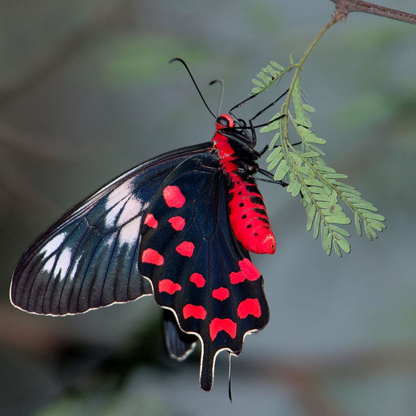
#> input picture notebook/images/butterfly.bmp, 416 x 416 px; the run also reads 1 picture not shown here
$ jupyter execute Canny-edge-detector.ipynb   (shell and % lines are left out)
#> lines starting #> are read from the running program, lines starting #| are printed output that depends on the picture
# Canny Edge Detector

This Jupyter notebook is provided to complement the paper illustrating edge detection with Canny's algorithm as an example of image segmentation.

Two main parts will be highlighted:
- Implementation
- Comparative analysis

## Implementation

The *Canny edge detector* is an edge detection operator developed by John F. Canny in 1986 that uses a multi-stage algorithm to detect a wide range of edges in images.

It can be summarized in this 5-step process:
```
1. Noise reduction
2. Gradient computation
3. Non-maximum suppression
4. Double thresholding
5. Hysteresis edge tracking
```

**Please note:** The algorithm requires grayscale pictures to function properly.

Images showing the partial results of the process will be provided after each of the 5 steps to help the viewer have an outright visual understanding on how each step contributes to the end result. Have a look at the *images* folder for a quick overview.

[cell 1]
# Import libraries
import cv2 as cv

import numpy as np

from skimage import color
from skimage import io
from skimage import img_as_float
from skimage import exposure
from skimage import filters

from scipy import signal

import matplotlib.pyplot as plt
from matplotlib import cm

[cell 2]
def plot_image_and_hist(image, axes, bins=256):
    """Plot an image along with its histogram
    and its cumulative distribution function."""
    float_image = img_as_float(image)

    axis_image, axis_hist = axes
    axis_cdf = axis_hist.twinx()

    # Display image
    axis_image.imshow(float_image, cmap=cm.gist_gray)

    # Display histogram
    axis_hist.hist(float_image.ravel(), bins=bins,
                    histtype='step', color='black')
    axis_hist.ticklabel_format(axis='y',
                    style='scientific', scilimits=(0, 0))

    axis_hist.set_xlabel('Pixel intensity')
    axis_hist.set_xlim(0, 1)
    axis_hist.set_yticks([])

    # Display cumulative distribution
    image_cdf, bins = exposure.cumulative_distribution(
            float_image, bins)

    axis_cdf.plot(bins, image_cdf, 'r')
    axis_cdf.set_yticks([])

    return axis_image, axis_hist, axis_cdf

[cell 3]
rgb_image = io.imread('./images/butterfly.bmp')
#> rgb_image is the input picture: shape (416, 416, 3); mean R, G, B 89.6, 91.1, 91

plt.figure(figsize=(16, 6))
plt.imshow(rgb_image)

### Convert RGB to grayscale

$Y = 0.2125*R + 0.7154*G + 0.0721*B$

[cell 4]
gray_image = color.rgb2gray(rgb_image)
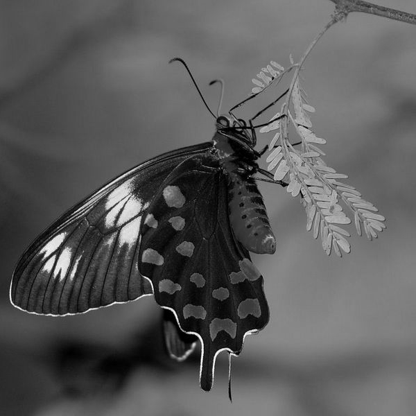
#> gray_image: shape (416, 416) float64; min 0, max 0.999, mean 0.356

_, axes = plt.subplots(1, 2, figsize=(16,6))
plot_image_and_hist(gray_image, axes)
#> in plot_image_and_hist, `image_cdf, bins = exposure.cumulative_distribution( float_image, bins)`: image_cdf = 256 values from 0.000948 to 1; bins = 256 values from 0.00195 to 0.997
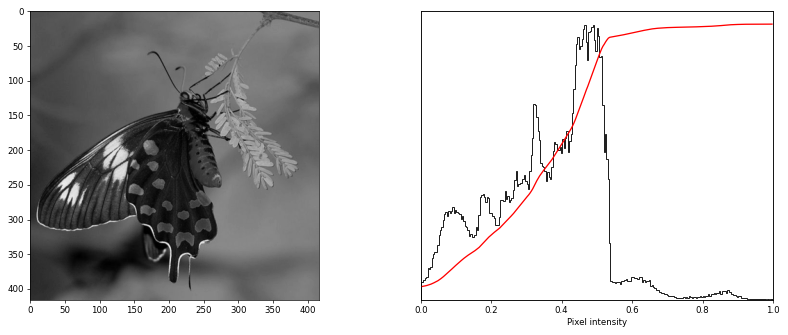
#> figure drawn by matplotlib, 3 panels

### Noise reduction

Since the mathematics involved under the hood builds upon derivatives (i.e., *Gradient calculation*), edge detection results are highly sensitive to the amount of noise in the image. One way to get rid of it, is by applying Gaussian blur to smooth it. To do so, the image is convolved with a Gaussian kernel ($3 \times 3$, $5 \times 5$, $7 \times 7$, etc...) whose size depends on the expected blurring effect. The smallest the kernel, the less visible the blur.

The equation for a Gaussian filter kernel of size $(2k+1) \times (2k+1)$ is given by:

$
    H_{i,j} = \frac{1}{2\pi\sigma} \exp \left( - \frac{\left( i - \left( k + 1 \right) \right) ^ 2 + \left( j - \left( k + 1 \right) \right) ^ 2}{2\sigma^2} \right) \quad \textrm{with} \quad 1 \leq i,j \leq (2k + 1)
$

[cell 5]
def gaussian_kernel(size, sigma=1):
    size = int(size) // 2
    X, Y = np.mgrid[-size:size+1, -size:size+1]

    normal_factor = 1 / (2.0 * np.pi * sigma**2)

    return np.exp(-((X**2 + Y**2) / (2.0*sigma**2))) \
                    * normal_factor

In our example, I will use a $3 \times 3$ and a $5 \times 5$ Gaussian kernels:

[cell 6]
kernel_3_3 = gaussian_kernel(3)
kernel_5_5 = gaussian_kernel(5, sigma=3)

[cell 7]
filter_image_3_3 = signal.convolve2d(gray_image,
            kernel_3_3, mode='same')
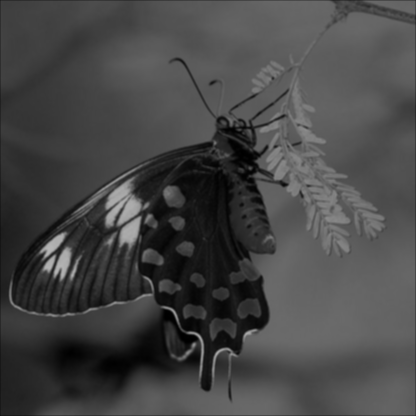
#> filter_image_3_3: shape (416, 416) float64; min 0.00109, max 0.716, mean 0.277

filter_image_5_5 = signal.convolve2d(gray_image,
            kernel_5_5, mode='same')
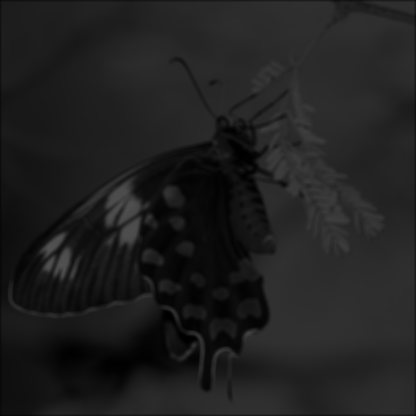
#> filter_image_5_5: shape (416, 416) float64; min 0.00105, max 0.325, mean 0.126

plt.figure(figsize=(16,6))

plt.subplot(131)
plt.imshow(gray_image, cmap=cm.gist_gray)
plt.title('Original image')

plt.subplot(132)
plt.imshow(filter_image_3_3, cmap=cm.gist_gray)
plt.title(r'Gaussian $3 \times 3$ filtered image')

plt.subplot(133)
plt.imshow(filter_image_5_5, cmap=cm.gist_gray)
plt.title(r'Gaussian $5 \times 5$ filtered image')

I computed the residual sum of squares (*RSS*) in order to verify the different smoothing effect the Gaussian kernels had. As I anticipated before, the kernel size strongly affects the blurring effect and thus the $5 \times 5$ kernel achieves a higher score, as expected:

[cell 8]
rss = np.sum(np.square(filter_image_5_5
            - filter_image_3_3))
#> rss = 4681.2

np.allclose(rss, 1e-05, 1e-10)
#> Out = False

Literature suggests to use a $5 \times 5$ Gaussian kernel with $\sigma=1.4$:

[cell 9]
smooth_kernel = gaussian_kernel(5, sigma=1.4)
smooth_image  = signal.convolve2d(gray_image,
            smooth_kernel, mode='same')

plt.figure(figsize=(16,6))

plt.subplot(121)
plt.imshow(gray_image, cmap=cm.gist_gray)
plt.title('Original image')

plt.subplot(122)
plt.imshow(smooth_image, cmap=cm.gist_gray)
plt.title(r'Gaussian filtered image');

### Gradient computation

Edges are defined as an abrupt change in pixels’ intensity. Filters that emulate computing the gradient are used to highlight the intensity change along an edge in both directions: horizontal (*X*) and vertical (*Y*). It can be implemented by convolving the smoothed image $I$ with specific operator kernels $K_x$ and $K_y$. This results in the image's partial derivatives $I_x$ and $I_y$, respectively. Literature suggests the use of *Sobel* and *Prewitt* operators, whose kernels are depicted below.

<br>

**Sobel** operator:
$
\quad \;\; K_x = \begin{pmatrix}-1 & 0 & 1\\-2 & 0 & 2\\-1 & 0 & 1\end{pmatrix},
\quad K_y = \begin{pmatrix}1 & 2 & 1\\0 & 0 & 0\\-1 & -2 & -1\end{pmatrix}
$

<br>

**Prewitt** operator:
$
\quad K_x = \begin{pmatrix}-1 & 0 & 1\\-1 & 0 & 1\\-1 & 0 & 1\end{pmatrix},
\quad K_y = \begin{pmatrix}1 & 1 & 1\\0 & 0 & 0\\-1 & -1 & -1\end{pmatrix}
$

<br>

Then, the magnitude $G$ and the slope $\theta$ of the gradient are calculated as follows:
$$
    |G| = \sqrt{I_x^2 + I_y^2}\\
    \theta(x, y) = \arctan \left( \frac{I_y}{I_x} \right)
$$

[cell 10]
def gradient_filters(image, operator='sobel', plot=False):
#> called with operator = 'sobel', plot = True
    if operator == 'sobel':
        Kx = np.array([[-1, 0, 1], [-2, 0, 2], [-1, 0, 1]], np.float32)
        Ky = np.array([[1, 2, 1], [0, 0, 0], [-1, -2, -1]], np.float32)
    elif operator == 'prewitt':
        Kx = np.array([[-1, 0, 1], [-1, 0, 1], [-1, 0, 1]], np.float32)
        Ky = np.array([[1, 1, 1], [0, 0, 0], [-1, -1, -1]], np.float32)
    else:
        raise ValueError('Kernel operator not supported yet')

    Ix = signal.convolve2d(image, Kx, mode='same')
    Iy = signal.convolve2d(image, Ky, mode='same')
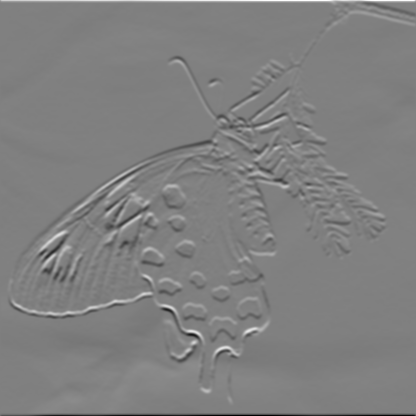
#> Iy: shape (416, 416) float64; min -1.63, max 1.61, mean 5.19e-06; drawn with min black and max white

    # Compute the magnitude G and
    # normalize to the bound 255
    G = np.hypot(Ix, Iy)
    G = G / G.max() * 255

    # Compute the slope theta
    theta = np.arctan2(Iy, Ix)
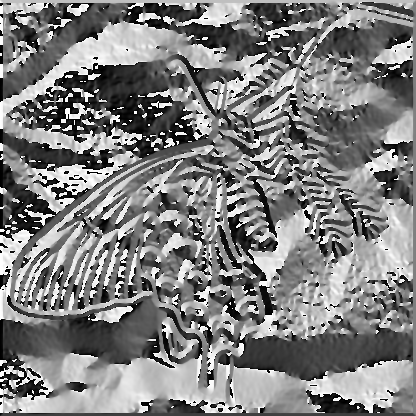
#> theta: shape (416, 416) float64; min -3.14, max 3.14, mean 0.00644; drawn with min black and max white

    if plot:
        import matplotlib.pyplot as plt

        fig = plt.figure(figsize=(16,6))
        fig.suptitle('%s operator' % operator.capitalize())

        plt.subplot(131)
        plt.imshow(Ix, cmap=cm.gist_gray)
        plt.title(r'$I_x$')

        plt.subplot(132)
        plt.imshow(Iy, cmap=cm.gist_gray)
        plt.title(r'$I_y$')

        plt.subplot(133)
        plt.imshow(G, cmap=cm.gist_gray)
        plt.title(r'$G = \sqrt{I_x^2+I_y^2}$')

        plt.tight_layout()

    return G, theta

[cell 11]
gradient_filters(smooth_image, operator='sobel', plot=True)
G, theta = gradient_filters(smooth_image, operator='prewitt', plot=True)

This results in an edge map which is almost the expected one, but some of the edges are thick and others are thin. *Non-maximum suppression* step will help mitigate this issue and approximate to the ideal 1-pixel wide edges. Moreover, the gradient intensity level $G$ is between 0 and 255, which is not uniform, while the edges in the end result should all have the same intensity (i.e., *255*). **Sobel** will be the operator of choice from now on.

### Non-maximum suppresion

The **NMS** algorithm is simple. It has to visit all the points on the gradient intensity matrix $G$ and find the pixels with the maximum value along a number of quantized edge directions to choose from, here equal to $8$: $\begin{bmatrix}0 & \pm\frac{\pi}{4} & \pm\frac{\pi}{2} & \pm\frac{3\pi}{4} & \pi\end{bmatrix}$. Each pixel has 2 main criteria:
- Edge direction $\theta$ in radians, $\perp$ to the edge.
- Pixel intensity $G$ (0–255).

<br>

Based on these inputs **NMS** results in a *4-step process*:

1. Create a zeros matrix $R$ of the same size of the original gradient intensity matrix $G$;

2. Identify the quantized edge direction based on the angle value from the angle matrix $\theta$;

3. Check if the neighbor pixels along the quantized edge direction have a higher intensity than the pixel that is currently processed. If they have, set its intensity level to $0$, otherwise just copy its intensity level to the $(i, j)$ location in $R$;

4. Return the matrix $R$ after **NMS** has visited all the pixels.

[cell 12]
def non_max_suppression(G, theta):
    n, D = G.shape

    # Init zeros matrix R
    R = np.zeros((n, D), dtype=np.int32)

    # Convert radians to degrees
    angle = theta * 180. / np.pi
    angle[angle < 0] += 180
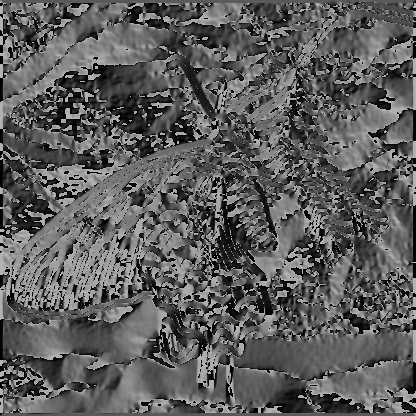
#> angle: shape (416, 416) float64; min 0, max 180, mean 92.7


    for i in range(n):
        for j in range(D):
            try:
                # Init neighbors' value to max 255
                q = 255
                r = 255

                # Quantize the edge direction, then
                # find the correct neighbors r and
                # q depending on the angle value.

                # 0°
                if (0 <= angle[i, j] < 22.5) \
                        or (157.5 <= angle[i, j] <= 180):
                    q = G[i, j+1]
                    r = G[i, j-1]
                # 45°
                elif (22.5 <= angle[i, j] < 67.5):
                    q = G[i+1, j-1]
                    r = G[i-1, j+1]
                # 90°
                elif (67.5 <= angle[i, j] < 112.5):
                    q = G[i+1, j]
                    r = G[i-1, j]
                # 135°
                elif (112.5 <= angle[i, j] < 157.5):
                    q = G[i-1, j-1]
                    r = G[i+1, j+1]

                # If the pixel currently visited has
                # the highest value along the edge direction
                # copy its value to R...
                if (G[i, j] >= q) and (G[i, j] >= r):
                    R[i, j] = G[i, j]
                # ...otherwise set it to 0
                else:
                    R[i, j] = 0

            except IndexError as e:
                pass
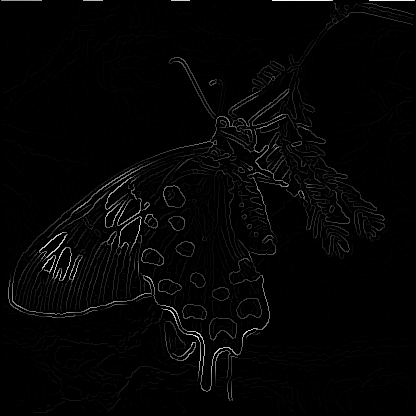
#> R: shape (416, 416) int32; min 0, max 252, mean 4.5

    return R

[cell 13]
nms_G = non_max_suppression(G, theta)

plt.figure(figsize=(16,6))

plt.subplot(121)
plt.imshow(G, cmap=cm.gist_gray)
plt.title('Edges intensity')

plt.subplot(122)
plt.imshow(nms_G, cmap=cm.gist_gray)
plt.title('Edges intensity after NMS')

plt.tight_layout

Non-maximum suppression procedure is an approximation by itself, which depends on the finite number of quantized directions chosen. The more the directions, the finer the approximation, as I intended before. Novel approaches based on linear interpolation among neighbor pixels have been proposed in the literature, but none will be presented in here due to time constraints, even though they have showed an higher sub-pixel accuracy.

### Double thresholding

As I said before, the gradient intensity level in $nms\_G$ is not uniform at this stage. Hence, this procedure aims at evening the pixels out in 3 discernable classes:
- *Strong pixels* - Those that have an intensity so high that we are sure they contribute to the final edges.
- *Weak pixels* &nbsp;- Those that have an intensity value that is not high enough to be considered as strong ones, but yet not small enough to be classified straight away as non-relevant towards the edge detection.
- Other pixels are considered as non-relevant for the edge.

<br>

Double thresholding's intent is now evident:
- Pixels whose intensity is higher than the high threshold are marked as strong;
- Pixels whose intensity is below the low threshold are marked as non-relevant;
- Pixels whose intensity falls in between the thresholds are flagged as weak and the subsequent Hysteresis mechanism will help separate the ones that could be considered as strong from the ones that are actually non-relevant.

<br>

Literature suggests to leave a $2$-$3$ to $1$ ration between the two thresholds. Which one to choose, though, is the real question and one which can strongly influence the goodness of Canny edge detector in both ways. I decided to follow one of the most prominent approaches, the ***Otsu's method*** at [`skimage.filters.threshold_otsu`](https://scikit-image.org/docs/dev/api/skimage.filters.html#skimage.filters.threshold_otsu). The principle behind it is actually rather simple. It looks at this as a binary classification problem between strong and non-relevant pixels, and aims at finding the threshold $t$ which minimizes the [*weighted intra-class variance*](https://opencv-python-tutroals.readthedocs.io/en/latest/py_tutorials/py_imgproc/py_thresholding/py_thresholding.html#how-otsu-s-binarization-works), given by the relation:
$$
    \sigma^2_w(t) := q_1(t) \sigma_1^2(t) + q_2(t) \sigma_2^2(t)
$$

[cell 14]
def threshold_basic(image, low_t_ratio=0.175, high_t_ratio=0.1):
    """Basic double thresholding"""
    high_threshold = image.max() * high_t_ratio
    low_threshold  = high_threshold * low_t_ratio

    return high_threshold, low_threshold

[cell 15]
def threshold_otsu(image):
    """Otsu's method double thresholding"""
    high_threshold = filters.threshold_otsu(image)
#> high_threshold = 50
    low_threshold  = high_threshold * 0.125
#> low_threshold = 6.25

    return high_threshold, low_threshold

[cell 16]
def double_thresholding(image, method='otsu', low_t_ratio=0.175, high_t_ratio=0.1,
                   weak_px_val=np.int32(25), strong_px_val=np.int32(255)):
    if method == 'otsu':
        high_threshold, low_threshold = threshold_otsu(image)
#> high_threshold = 50; low_threshold = 6.25
    elif method == 'basic':
        high_threshold, low_threshold = threshold_basic(image,
                            low_t_ratio, high_t_ratio)
    else:
        raise ValueError('Double thresholding method not supported yet')

    n, D = image.shape
    thresh_G = np.zeros((n,D), dtype=np.int32)

    strong_px = np.where(image >= high_threshold)
#> strong_px = 5184 positions, rows 0 to 400, columns 1 to 414
    non_relev_px = np.where(image < low_threshold)
#> non_relev_px = 157847 positions, rows 0 to 415, columns 0 to 415

    weak_px = np.where((image < high_threshold)
            & (image >= low_threshold))
#> weak_px = 10025 positions, rows 3 to 412, columns 3 to 412

    thresh_G[strong_px] = strong_px_val
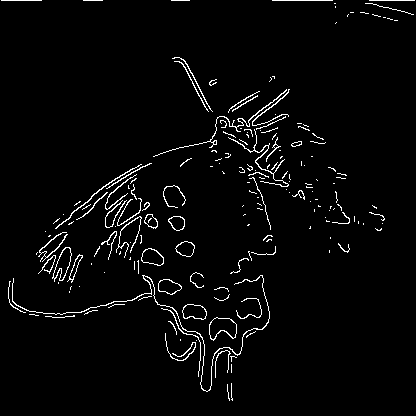
#> thresh_G: shape (416, 416) int32; 3% white in thin lines or dots
    thresh_G[weak_px] = weak_px_val
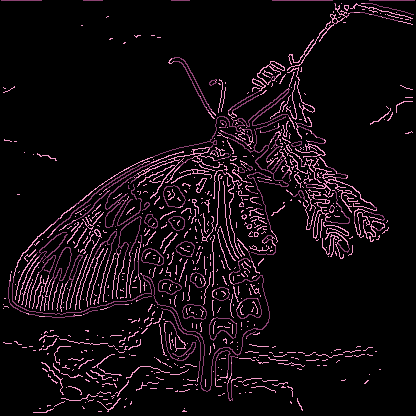
#> thresh_G: shape (416, 416) int32; 3 distinct labels, from 0 to 255; one colour per label, 0 black
    thresh_G[non_relev_px] = 0

    return thresh_G

[cell 17]
thresh_G = double_thresholding(nms_G, method='otsu')

plt.figure(figsize=(16,6))

plt.subplot(121)
plt.imshow(nms_G, cmap=cm.gist_gray)
plt.title('Edges intensity after NMS')

plt.subplot(122)
plt.imshow(thresh_G, cmap=cm.gist_gray)
plt.title('Edges intensity after double thresholding')

plt.tight_layout
#> (the rest of the program and of its run is left out)
